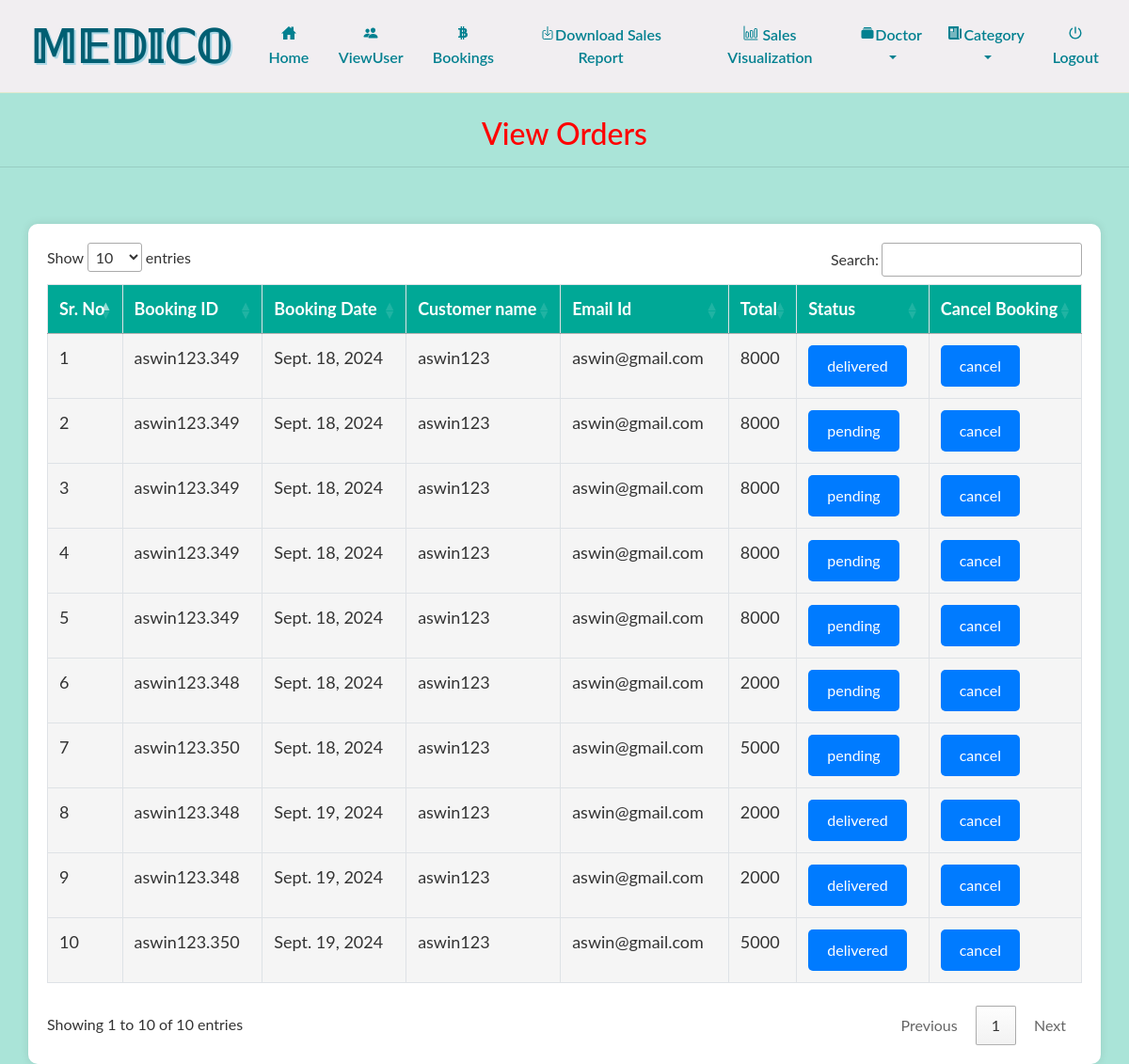
Screenshot of /admin_viewBooking (signed in) with the database file from the repository.
### grocery/models.py (models this page shows, shortened)
class Booking(models.Model):
    status = models.ForeignKey(Status, on_delete=models.CASCADE, null=True)
    profile = models.ForeignKey(Profile, on_delete=models.CASCADE, null=True)
    booking_id = models.CharField(max_length=200, null=True)
    quantity = models.IntegerField(null=True)
    book_date = models.DateField(null=True)
    total = models.IntegerField(null=True)

class Profile(models.Model):
    user = models.ForeignKey(User, on_delete=models.CASCADE, null=True)
    dob = models.DateField(null=True)
    city = models.CharField(max_length=30, null=True)
    address = models.CharField(max_length=50, null=True)
    contact = models.CharField(max_length=10, null=True)
    image = models.FileField(null=True)

class Status(models.Model):
    name = models.CharField(max_length=20, null=True)

### grocery/views.py (the view)
# urls.py: path('admin_viewBooking', Admin_View_Booking, name='admin_viewBooking'),
def Admin_View_Booking(request):
    if not request.user.is_authenticated:
        return redirect('login_admin')
    book = Booking.objects.all()
    d = {'book': book}
    return render(request, 'admin_viewBokking.html', d)

### grocery/templates/admin_viewBokking.html (shortened to what this page needs)
{% extends 'navigation.html' %}
{% block body %}
<center><h2>View Orders</h2></center>
<hr>
<div class="container">
    <table class="table table-bordered" id="myTable">
        <thead>
        <tr>
            <th>Sr. No</th>
            <th>Booking ID</th>
            <th>Booking Date</th>
            <th>Customer name</th>
            <th>Email Id</th>
            <th>Total</th>
            <th>Status</th>
            <th>Cancel Booking</th>
        </tr>
        </thead>
        <tbody>
        {% for i in book %}
        <tr>
            <td>{{forloop.counter}}</td>
            <td>{{i.booking_id}}</td>
            <td>{{i.book_date}}</td>
            <td>{{i.profile.user.username}}</td>
            <td>{{i.profile.user.email}}</td>
            <td>{{i.total}}</td>
            <td><a href="{% url 'Edit_status' i.booking_id i.id %}" class="button">{{i.status.name}}</a></td>
            <td><a href="{% url 'delete_admin_booking' i.booking_id i.id %}" onclick="return confirm('Are you sure?')" class="button">cancel</a></td>
        </tr>
        {% endfor %}
        </tbody>
    </table>
</div>
{% endblock %}

### grocery/templates/navigation.html (style rules this page uses)
body { font-family: 'Lato', sans-serif; background-image: url('https://wallpaperaccess.com/full/505754.png'); background-size: cover; background-attachment: fixed; background-repeat: no-repeat; color: #333; }
#myTable { width: 100%; border-collapse: collapse; margin: 20px 0; font-size: 18px; text-align: left; border: 1px solid #dee2e6; }
#myTable th { background-color: #00a896; color: white; padding: 12px; }
#myTable td { background-color: #f5f5f5; padding: 12px; }
.button { background-color: #00bfa5; border: none; color: white; padding: 10px 20px; text-align: center; font-size: 16px; border-radius: 5px; transition: background-color 0.3s ease; }

### grocery/templates/admin_viewBokking.html (style rules this page uses)
body { background-color: #f8f9fa; }
h2 { color: red; margin-top: 2%; }
.container { margin-top: 5%; background-color: #ffffff; padding: 20px; border-radius: 10px; box-shadow: 0 0 10px rgba(0, 0, 0, 0.1); }
table { width: 100%; border-collapse: collapse; margin-top: 20px; }
th, td { padding: 10px; border: 1px solid #dee2e6; }
th { background-color: #dbd5d5; }
.button { background-color: #007bff; border: none; color: white; padding: 10px 20px; text-align: center; text-decoration: none; display: inline-block; border-radius: 5px; transition: background-color 0.3s; }

### rows the page displays
Booking: booking_id "aswin123.349", book_date "Sept. 18, 2024", profile.user.username "aswin123", profile.user.email "aswin@gmail.com", total "8000", status.name "delivered"
Booking: booking_id "aswin123.349", book_date "Sept. 18, 2024", profile.user.username "aswin123", profile.user.email "aswin@gmail.com", total "8000", status.name "pending"
Booking: booking_id "aswin123.349", book_date "Sept. 18, 2024", profile.user.username "aswin123", profile.user.email "aswin@gmail.com", total "8000", status.name "pending"
Booking: booking_id "aswin123.349", book_date "Sept. 18, 2024", profile.user.username "aswin123", profile.user.email "aswin@gmail.com", total "8000", status.name "pending"
Booking: booking_id "aswin123.349", book_date "Sept. 18, 2024", profile.user.username "aswin123", profile.user.email "aswin@gmail.com", total "8000", status.name "pending"
Booking: booking_id "aswin123.348", book_date "Sept. 18, 2024", profile.user.username "aswin123", profile.user.email "aswin@gmail.com", total "2000", status.name "pending"
Booking: booking_id "aswin123.350", book_date "Sept. 18, 2024", profile.user.username "aswin123", profile.user.email "aswin@gmail.com", total "5000", status.name "pending"
Booking: booking_id "aswin123.348", book_date "Sept. 19, 2024", profile.user.username "aswin123", profile.user.email "aswin@gmail.com", total "2000", status.name "delivered"
Booking: booking_id "aswin123.348", book_date "Sept. 19, 2024", profile.user.username "aswin123", profile.user.email "aswin@gmail.com", total "2000", status.name "delivered"
Booking: booking_id "aswin123.350", book_date "Sept. 19, 2024", profile.user.username "aswin123", profile.user.email "aswin@gmail.com", total "5000", status.name "delivered"
